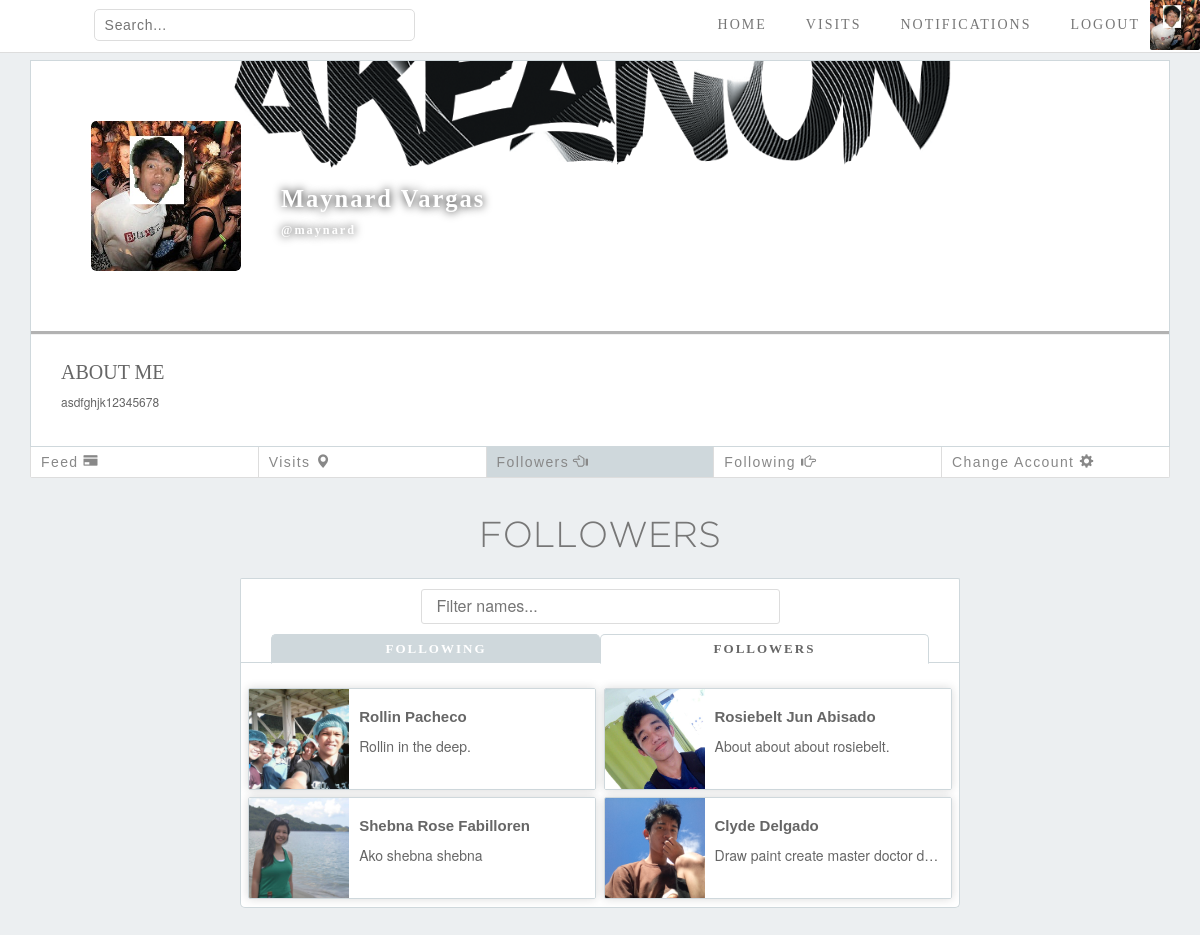
The app's page /people_profile_list_of_followers.php?acc_id=2 (signed in) with its own data.
### tables this page shows
CREATE TABLE `account` (
  `acc_id` int(9) NOT NULL,
  `username` varchar(50) NOT NULL,
  `firstname` varchar(30) NOT NULL,
  `lastname` varchar(30) NOT NULL,
  `password` varchar(100) NOT NULL,
  `email` varchar(40) NOT NULL,
  `address` varchar(30) NOT NULL,
  `about_me` varchar(60) NOT NULL
);

### people_profile_list_of_followers.php (the view, shortened to what this page needs)
<!DOCTYPE html>
<html>
	<head>
		<link rel="stylesheet" href="bootstrap/css/bootstrap.min.css">
		<link rel="stylesheet" type="text/css" href="css/navigation_bar_and_body_style.css">
		<link rel="stylesheet" type="text/css" href="css/Home_Page_style.css">
		<link rel="stylesheet" type="text/css" href="css/People_Profile_Page_Style_Before.css">
		<link rel="stylesheet" type="text/css" href="css/profile_options.css">
		<link rel="stylesheet" type="text/css" href="css/search_style.css">
	</head>
	<body>
		<?php
		require "connect.php";
		$acc_id = $_GET['acc_id'];
		$queryuser = "SELECT  CONCAT(firstname,' ', lastname) as 'fullname',about_me,username FROM account where acc_id = $acc_id";
		$result = mysqli_query($dbconn, $queryuser);
		$row = mysqli_fetch_assoc($result);
		$fullname = $row['fullname'];
		$aboutme = $row['about_me'];
		$username = $row['username'];
		?>
		<div id = "navBar">
			<form action="search_results_places.php" method="get">
				<input type="text" placeholder="Search..." name = "search">
			</form>
			<ul id = "navList">
				<li><a href="home_page.php"><span class="glyphicon glyphicon-home"></span>HOME</a></li>
				<li><a href="visit.php"><span class="glyphicon glyphicon-map-marker"></span>VISITS</a></li>
				<li><a href="notifications.php"><span class="glyphicon glyphicon-bell"></span>NOTIFICATIONS</a></li>
				<li><a href="logout.php" class="logout"><span class="glyphicon glyphicon-log-out"></span>LOGOUT</a></li>
				<li><a href="my_profile.php?=<?=$_SESSION['userID']?>" class="image-list"><img src="images/profile_pic_img/acc_id_<?=$_SESSION['userID']?>.jpg"></a></li>
			</ul>
		</div>
		<div class="container">
			<div class="headerprofile">
				<div id="coverphoto">
					<img src="images/cover_img/cover_<?=$acc_id?>.png" alt="user-cover" onerror = "this.src = 'images/default_cover.png'">
				</div>
				<h1 id="username"><?=$fullname?><br><span class="usernameorig"><?=$username?></span></h1>
				<div id="userphoto">
					<img src="images/profile_pic_img/acc_id_<?=$_GET['acc_id']?>.jpg" onerror = "this.src = 'images/default_profile.png'">
				</div>
				<div id="aboutme">
					<h1>ABOUT ME</h1>
					<br>
					<p><?php echo $aboutme ;?></p>
				</div>
			</div>
			<?php if ($acc_id == $_SESSION['userID']) { ?>
					<ul class="user-options">
						<li><a href="my_profile.php?acc_id=<?=$acc_id?>">Feed<span class="glyphicon glyphicon-credit-card"></span></a></li>
						<li><a href="#">Visits<span class="glyphicon glyphicon-map-marker"></span></a></li>
						<li><a href="#follow-head" class="active">Followers<span class="glyphicon glyphicon-hand-left"></span></a></li>
						<li><a href="people_profile_list_of_following.php?acc_id=<?=$acc_id?>#follow-head">Following<span class="glyphicon glyphicon-hand-right"></span></a></li>
						<li><a href="Change_account.php">Change Account<span class="glyphicon glyphicon-cog"></span></a></li>
					</ul>
			<?php } ?>
		</div>
		<div class="search-container">
			<h1 id="follow-head">FOLLOWERS</h1>
			<div class="search-type">
				<input type="text" id="Filter" onkeyup="Filter()" placeholder="Filter names...">
				<ul>
					<li><a href="people_profile_list_of_following.php?acc_id=<?=$acc_id?>#follow-head">FOLLOWING</a></li>
					<li><a href="#" class="active">FOLLOWERS</a></li>
				</ul>
			</div>
			<ul id="Results" class="results-container">
			<?php
				$queryfollowinglist = "SELECT * from account, follow where acc_id_follows = $acc_id && acc_id_follower = acc_id";
				$result = mysqli_query($dbconn, $queryfollowinglist);
				$num_following = mysqli_num_rows($result);
				if($num_following!=0){
					foreach ($result as $value) {?>
						<li class="result-people">
							<a href="people_profile.php?acc_id=<?=$value['acc_id']?>">
									<img src = "images/profile_pic_img/acc_id_<?=$value['acc_id'] ?>.jpg" alt="user image">
								<div class = "user-details">
									<h2 class="username"><?php echo $value['firstname']." ".$value['lastname'] ?></h2>
									<p><?=$value['about_me'] ?></p>
								</div>
							</a>
						</li>
			<?php }
				} else { ?>
					<p class="no-results-follow">No followers</p>
			<?php } ?>
			</ul>
		</div>
	</body>
</html>

### css/Navigation_Bar_and_Body_style.css (style rules this page uses)
body { background-color: #ECEFF1; margin: 0; }
#navBar { background-color: white; display: inline-flex; width: 100%; top: 0; left: 0; position: fixed; z-index: 2; border-bottom: 1px solid #DDD; }
#navBar img { height: 50px; width: 50px; object-position: center; object-fit: cover; box-sizing: border-box; margin: 0; border-radius: 2px; }
#navList { display: inline-flex; justify-content: center; align-content: center; list-style: none; margin: 0; padding: 0; margin-left: auto; }
#navList li { display: inline-flex; justify-content: center; align-items: center; }
#navList > li > a { text-decoration: none; display: block; height: 100%; padding: 0 10px; border: solid rgba(0,0,0,0); border-width: 0 0 2px 0; text-align: center; vertical-align: middle; font-family: "Gotham Medium"; font-size: 14px; letter-spacing: 2px; color: #777; display: flex; align-items: center; justify-content: center; box-sizing: border-box; transition: 0.2s; }
#navList > li > a.image-list { padding: 0; }
#navBar form { margin-left: 7.8%; height: 50px; width: 26.8%; display: inline-flex; justify-content: center; align-items: center; }
#navBar form input[type=text] { color: #888; border-style: none; padding: 5px 10px; width: 100%; border-radius: 5px; border: 1px solid #DDD; transition: 0.2s; font-family: Arial; font-size: 1em; letter-spacing: 0.05em; }
.container { margin-top: 50px; }

### css/People_Profile_Page_Style_Before.css (style rules this page uses)
.headerprofile { background-color: white; margin-top: 10px; border: 1px solid #CFD8DC; overflow: hidden; }
#coverphoto { width: 100%; height:270px; box-shadow: 0px 3px 1px rgba(0,0,0,0.3); overflow: hidden; }
#coverphoto img { width: 100%; height:270px; object-position: center; object-fit: cover; }
#username { margin: 0; color: white; height: 30px; font-family: "gotham Light"; font-size: 1.75em; font-weight: bold; letter-spacing: 2px; padding-top: 5px; margin: -150px 0 0 50px; padding-left: 200px; text-shadow: 0px 0px 10px rgba(0,0,0,1); transition: 0.4s; }
#username span { font-size: 0.5em; }
#username span:before { content: "@"; }
#userphoto { height: 150px; width: 150px; border-radius: 5px; box-shadow: -3px 3px 1px rgba(0,0,0,0.3); margin: -90px 0 0 60px; transition: 0.4s; overflow: hidden; }
#userphoto img { height: 150px; width: 150px; border-radius: 5px; object-position: center; object-fit: cover; }
#aboutme { display: block; margin-top: 95px; padding: 25px 30px 20px 30px; width: 100%; color: #666; }
#aboutme h1 { font-family: "Gotham Medium"; font-size: 20px; margin: 0; width: 20%; }
#aboutme p { margin-top: -10px; font-size: 12px; }

### css/profile_options.css (style rules this page uses)
.user-options, .visitor-options { padding: 0; display: flex; justify-content: space-between; width: 100%; list-style: none; background-color: white; border: 1px solid #DDD; border-top: 0; border-radius: 0 0 2px 2px; }
.user-options li, .visitor-options li { border-right: 1px solid #DDD; width: 100%; }
.user-options li:last-child, .visitor-options li:last-child { border-right: 0; }
#Editallbtn, .user-options li a, .visitor-options li a { display: block; width: 100%; font-family: "Arial"; text-align: left; letter-spacing: 0.1em; background-color: white; color: #888; border: none; padding: 5px 10px; transition: 0.2s; }
.user-options .glyphicon, .visitor-options .glyphicon { margin: 0 0 0 5px; }
.user-options li a.active, .visitor-options li a.active { background-color: #CFD8DC; color: #888; cursor: default; }

### records on screen
account: about_me "asdfghjk12345678"
account: shows a picture, firstname "Rollin", lastname "Pacheco", about_me "Rollin in the deep."
account: shows a picture, firstname "Rosiebelt Jun", lastname "Abisado", about_me "About about about rosiebelt."
account: shows a picture, firstname "Shebna Rose", lastname "Fabilloren", about_me "Ako shebna shebna"
account: shows a picture, firstname "Clyde", lastname "Delgado", about_me "Draw paint create master doctor d…"

### other values on screen
$fullname "Maynard Vargas"
